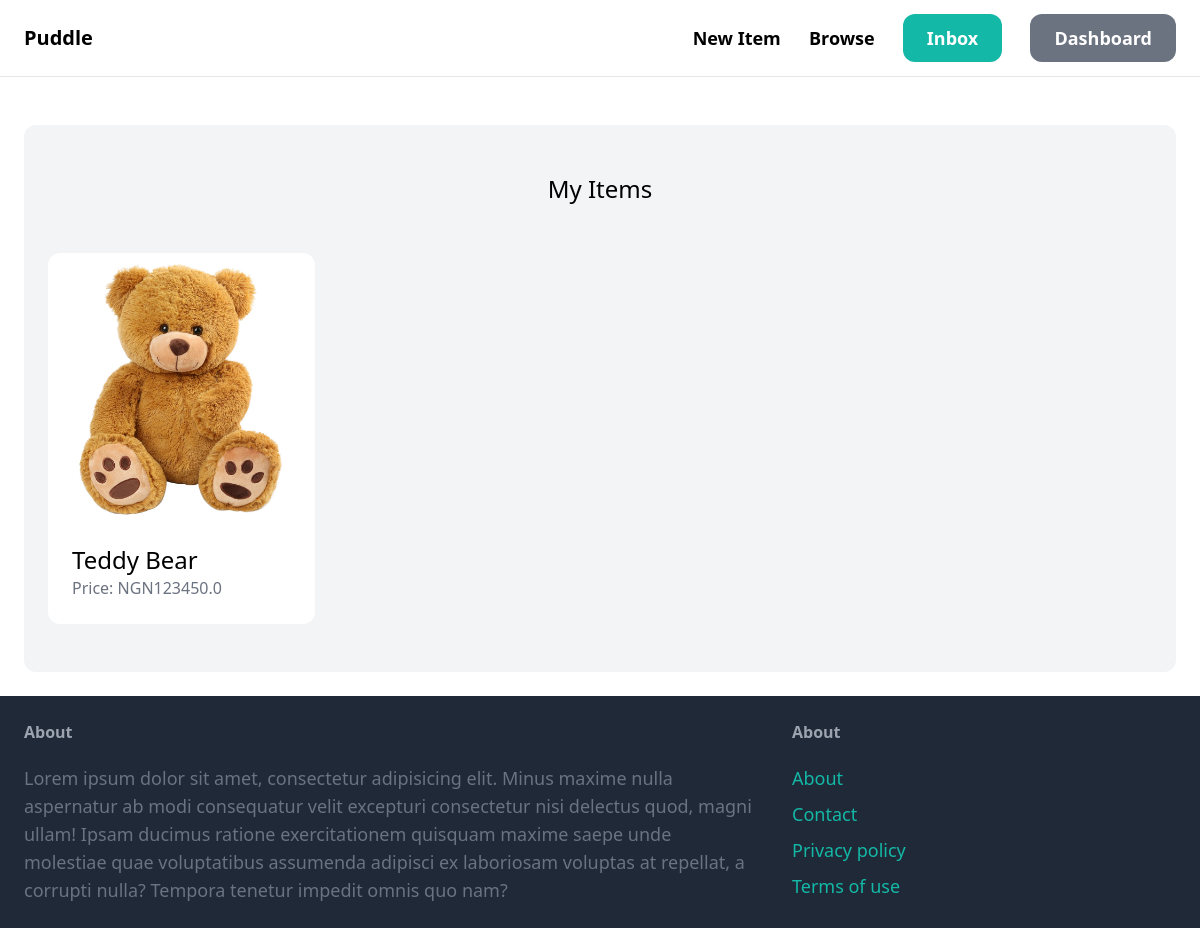
The app's page /dashboard/ (signed in) with its own data.
### item/models.py (models this page shows, shortened)
class Item(models.Model):
    category = models.ForeignKey(Category, related_name='items', on_delete=models.CASCADE)
    name = models.CharField(max_length=255)
    description = models.TextField(blank=True, null=True)
    price = models.FloatField()
    image = models.ImageField(upload_to='item_images', blank=True, null=True)
    is_sold = models.BooleanField(default=False)
    created_by = models.ForeignKey(User, related_name='items', on_delete=models.CASCADE)
    created_at = models.DateTimeField(auto_now_add=True)

### dashboard/views.py (the view)
# urls.py: path('', views.index, name='index'),
@login_required
def index(request):
    items = Item.objects.filter(created_by=request.user)
    return render(request, 'dashboard/index.html', {
        'items': items,
    })

### dashboard/templates/dashboard/index.html (shortened to what this page needs)
{% extends 'core/base.html' %}
{% block content %}
    <div class="mt-6 px-6 py-12 bg-gray-100 rounded-xl">
        <h2 class="mb-12 text-2xl text-center">My Items</h2>
        <div class="grid grid-cols-4 gap-3">
            {% for item in items %}
                <div>
                    <a href="{% url 'item:detail' item.id %}">
                        <div>
                            <img src="{{ item.image.url }}" class="rounded-t-xl" alt="Item Image">
                        </div>
                        <div class="p-6 bg-white rounded-b-xl">
                            <h2 class="text-2xl">{{ item.name }}</h2>
                            <p class="text-gray-500">Price: NGN{{ item.price }}</p>
                        </div>
                    </a>
                </div>
            {% endfor %}
        </div>
    </div>
{% endblock %}

### records on screen
Item: image (picture), name "Teddy Bear", price "123450.0"
